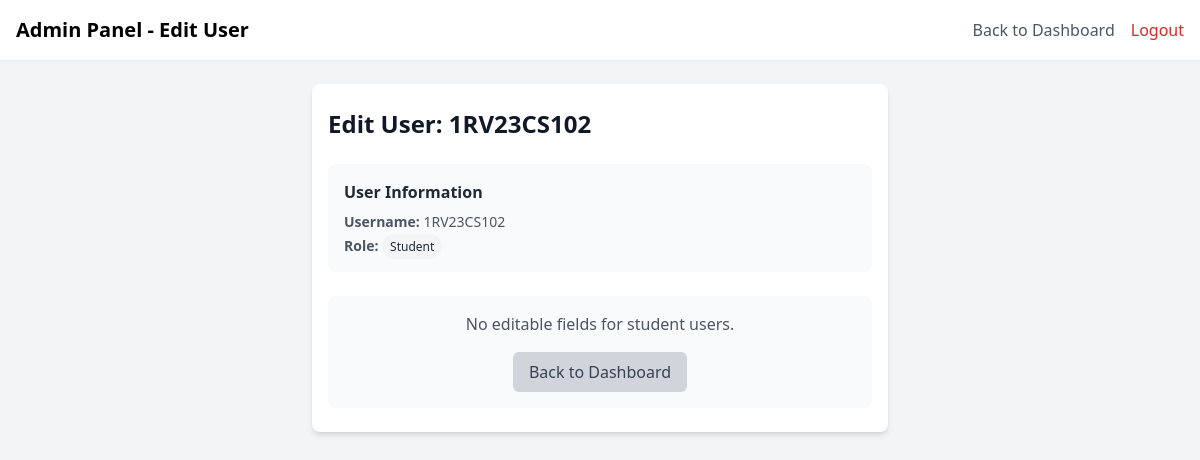
The app's page /admin/edit_user/12 (signed in) with its own data.
### models/user.py (models this page shows, shortened)
class User(db.Model, TimestampMixin, ActiveMixin):
    __tablename__ = 'users'
    id = db.Column(db.Integer, primary_key=True)
    username = db.Column(db.String(100), unique=True, nullable=False)
    email = db.Column(db.String(200))
    password_hash = db.Column(db.String(255), nullable=False)
    role = db.Column(db.Enum(UserRole), nullable=False)
    totp_secret = db.Column(db.String(100))
    last_login = db.Column(db.DateTime)
    failed_login_attempts = db.Column(db.Integer, default=0)
    locked_until = db.Column(db.DateTime)
    student_id = db.Column(db.Integer, db.ForeignKey('students.id', ondelete='SET NULL'))
    student = db.relationship('Student', backref='user_account', lazy='joined')
    invigilator_assignments = db.relationship('Invigilator', backref='user', lazy='dynamic')

### app.py (the view, shortened to what this page needs)
@app.route('/admin/edit_user/<int:user_id>', methods=['GET', 'POST'])
@require_admin
def admin_edit_user(user_id):
    conn = sqlite3.connect(DB_PATH)
    cursor = conn.cursor()
    cursor.execute('''
        SELECT u.username, u.role, tr.room_name
        FROM users u
        LEFT JOIN teacher_rooms tr ON u.username = tr.teacher_username
        WHERE u.id = ?
    ''', (user_id,))
    user_data = cursor.fetchone()
    if not user_data:
        flash('User not found.', 'danger')
        conn.close()
        return redirect(url_for('admin_dashboard'))
    cursor.execute('SELECT room_name, capacity FROM room_configs ORDER BY room_name')
    available_rooms = [{'room_name': row[0], 'capacity': row[1]} for row in cursor.fetchall()]
    cursor.execute('SELECT room_name, teacher_username FROM teacher_rooms WHERE teacher_username != ?', (user_data[0],))
    assigned_rooms = {row[0]: row[1] for row in cursor.fetchall()}
    conn.close()
    user_info = {
        'id': user_id,
        'username': user_data[0],
        'role': user_data[1],
        'assigned_room': user_data[2]
    }
    return render_template('admin_edit_user.html',
                         user=user_info,
                         available_rooms=available_rooms,
                         assigned_rooms=assigned_rooms)

### app.py (called while the page is built)
def require_admin(f):
    @wraps(f)
    def decorated_function(*args, **kwargs):
        if 'role' not in session or session['role'] != 'admin':
            flash('Admin access required.', 'danger')
            return redirect(url_for('login'))
        return f(*args, **kwargs)
    return decorated_function

### templates/admin_edit_user.html (shortened to what this page needs)
<!DOCTYPE html>
<html lang="en">
<head>
    <link href="https://cdnjs.cloudflare.com/ajax/libs/flowbite/2.2.0/flowbite.min.css" rel="stylesheet" />
    <script src="https://cdn.tailwindcss.com"></script>
</head>
<body class="bg-gray-100 min-h-screen">
    <nav class="bg-white shadow-sm">
        <div class="max-w-7xl mx-auto px-4">
            <div class="flex justify-between items-center py-4">
                <div class="flex items-center">
                    <span class="text-xl font-semibold">Admin Panel - Edit User</span>
                </div>
                <div class="flex items-center space-x-4">
                    <a href="{{ url_for('admin_dashboard') }}" class="text-gray-600 hover:text-gray-900">Back to Dashboard</a>
                    <a href="{{ url_for('logout') }}" class="text-red-600 hover:text-red-700">Logout</a>
                </div>
            </div>
        </div>
    </nav>
    <div class="max-w-xl mx-auto px-4 py-6 bg-white rounded-lg shadow-md mt-6">
        <h1 class="text-2xl font-bold text-gray-900 mb-6">Edit User: {{ user.username }}</h1>
        <div class="mb-6 p-4 bg-gray-50 rounded-lg">
            <h3 class="font-semibold text-gray-800 mb-2">User Information</h3>
            <div class="text-sm text-gray-600 space-y-1">
                <p><strong>Username:</strong> {{ user.username }}</p>
                <p><strong>Role:</strong>
                    <span class="px-2 py-1 text-xs rounded-full
                      {% if user.role == 'admin' %}bg-blue-100 text-blue-800
                      {% elif user.role == 'teacher' %}bg-green-100 text-green-800
                      {% else %}bg-gray-100 text-gray-800{% endif %}">
                      {{ user.role|capitalize }}
                    </span>
                </p>
            </div>
        </div>
        {% if user.role == 'teacher' %}
        <form method="POST" action="{{ url_for('admin_edit_user', user_id=user.id) }}">
            <div class="mb-6">
                <label for="assigned_room" class="block text-sm font-medium text-gray-700 mb-2">
                    Assign Room
                </label>
                <select id="assigned_room" name="assigned_room"
                        class="w-full px-4 py-2 border border-gray-300 rounded-md focus:ring-2 focus:ring-blue-500 focus:border-blue-500">
                    <option value="">No Room Assigned</option>
                    {% for room in available_rooms %}
                        {% if room.room_name in assigned_rooms %}
                            <option value="{{ room.room_name }}" disabled>
                                {{ room.room_name }} (Assigned to {{ assigned_rooms[room.room_name] }})
                            </option>
                        {% else %}
                            <option value="{{ room.room_name }}"
                                    {% if room.room_name == user.assigned_room %}selected{% endif %}>
                                {{ room.room_name }} (Capacity: {{ room.capacity }})
                            </option>
                        {% endif %}
                    {% endfor %}
                </select>
                <p class="text-sm text-gray-500 mt-1">
                    Select a room to assign to this teacher. Rooms already assigned to other teachers are disabled.
                </p>
            </div>
            <div class="flex space-x-4">
                <button type="submit"
                        class="flex-1 bg-blue-600 text-white py-2 px-4 rounded-md hover:bg-blue-700 focus:outline-none focus:ring-2 focus:ring-blue-500 focus:ring-offset-2">
                    Update Room Assignment
                </button>
                <a href="{{ url_for('admin_dashboard') }}"
                   class="flex-1 bg-gray-300 text-gray-700 py-2 px-4 rounded-md hover:bg-gray-400 text-center">
                    Cancel
                </a>
            </div>
        </form>
        {% else %}
        <div class="text-center p-4 bg-gray-50 rounded-lg">
            <p class="text-gray-600">No editable fields for {{ user.role }} users.</p>
            <a href="{{ url_for('admin_dashboard') }}"
               class="mt-4 inline-block bg-gray-300 text-gray-700 py-2 px-4 rounded-md hover:bg-gray-400">
                Back to Dashboard
            </a>
        </div>
        {% endif %}
    </div>
</body>
</html>

### records on screen
User: username "1RV23CS102", role "Student", role "student"
